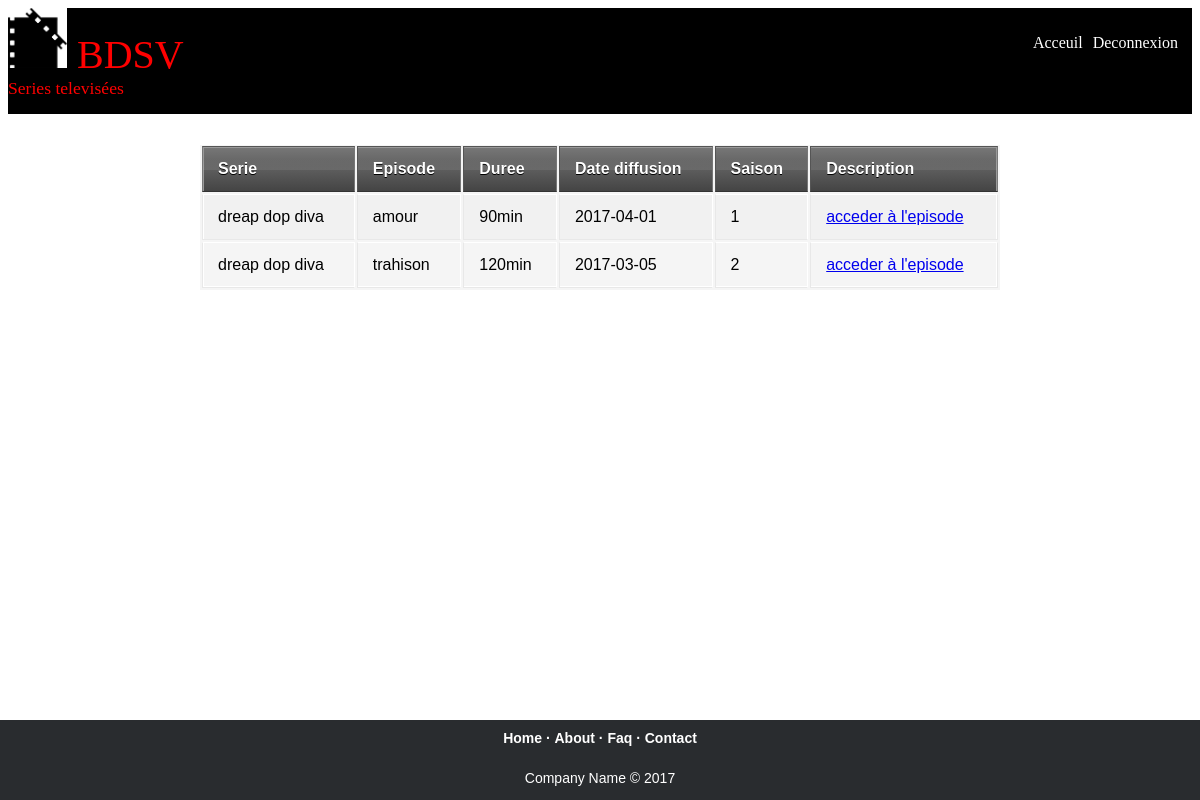
The page /listepisodes.php?TITRE_SERIE=dreap dop diva on the database its author committed.
### tables this page shows
CREATE TABLE IF NOT EXISTS `episode` (
  `TITRE_SERIE` varchar(50) DEFAULT NULL,
  `TITRE_EPISODE` varchar(100) NOT NULL DEFAULT '',
  `DUREE` int(11) DEFAULT NULL,
  `DATE_DIFFUSION` date DEFAULT NULL,
  `resume` varchar(200) DEFAULT NULL,
  `NUMERO_SAISON` varchar(2) DEFAULT NULL,
  PRIMARY KEY (`TITRE_EPISODE`),
  KEY `TITRE_SERIE` (`TITRE_SERIE`),
  KEY `NUMERO_SAISON` (`NUMERO_SAISON`),
  KEY `TITRE_EPISODE` (`TITRE_EPISODE`),
  KEY `TITRE_SERIE_2` (`TITRE_SERIE`)
);

### listepisodes.php (the view, shortened to what this page needs)
<!DOCTYPE html>
<html >
  <head>
	 <link rel="stylesheet" type="text/css" href="css/style.css">
  </head>
  <body>
    <header>
				<div id="titre_principal">
                     <div id="logo">
                        <img src="images/logo1.jpg" alt="Logo cinema" />
                        <h1>BDSV</h1>
                      </div>
                    <h2>Series televisées </h2>
                     <div id="droite">
				        <nav>
                        <ul>
                        <li><a href="index1.php">Acceuil</a></li>
                        <li><a href="deconnexion.php">Deconnexion</a></li>
                        </ul>
                        </nav>
				      </div>
                 </div>
    </header>
                 <table class="table">
                   <thead>
                     <tr>
					  <th>Serie</th>
                      <th>Episode </th>
					  <th>Duree </th>
                      <th>Date diffusion</th>
                      <th>Saison</th>
					  <th>Description</th>
                      </tr>
                    </thead>
                    <tbody>
                     	 <?php
try
{
$bdd = new PDO('mysql:host=localhost;dbname=cinema;charset=utf8', 'root', '');
}
catch(Exception $e)
{
        die('Erreur : '.$e->getMessage());
}
$id = $_REQUEST['TITRE_SERIE'];
$reponse = $bdd->query('SELECT * FROM episode where TITRE_SERIE="'.$id.'"');
while ($donnees = $reponse->fetch())
{
?>
                      <tr>
						<td> <?php echo $donnees['TITRE_SERIE']; ?></td>
                        <td> <?php echo $donnees['TITRE_EPISODE']; ?></td>
                        <td> <?php echo $donnees['DUREE'].'min'; ?></td>
						<td> <?php echo $donnees['DATE_DIFFUSION']; ?></td>
						<td> <?php echo $donnees['NUMERO_SAISON']; ?></td>
<td><a href="episode.php?TITRE_EPISODE=<?php echo $donnees['TITRE_EPISODE']; ?> " > acceder à l'episode </a> </td>
                      </tr>
<?php
}
?>
                     </tbody>
                   </table>
<footer class="footer">
			<div class="footer-centre">
				<p class="footer-links">
					<a href="#">Home</a>
					·
					<a href="#">About</a>
					·
					<a href="#">Faq</a>
					·
					<a href="#">Contact</a>
				</p>
				<p>Company Name © 2017 </p>
			</div>
</footer>
  </body>
</html>

### css/style.css (style rules this page uses)
body { background-image: url("http://cdn.wallpapersafari.com/50/68/ecUsXL.jpg"); font-family: 'Trebuchet MS', Arial, sans-serif; }
section h1, nav a { font-family: Dayrom, serif; font-weight: normal; }
header { background-color :black ; display: flex; justify-content: space-between; align-items: flex-end; }
#titre_principal { display: flex; flex-direction: column; }
#logo { display: flex; flex-direction: row; align-items: baseline; }
#logo img { width: 59px; height: 60px; }
header h1 { font-family: 'BallparkWeiner', serif; font-size: 2.5em; font-weight: normal; color : red ; margin: 0 0 0 10px; }
header h2 { font-family: Dayrom, serif; font-size: 1.1em; margin-top: 0px; font-weight: normal; color:red ; }
* { box-sizing:border-box; }
#droite { position:absolute; right:1%; top:1.1em; }
nav ul { list-style-type: none; display: flex; }
nav li { margin-right: 10px; }
nav a { color: white; padding-bottom: 3px; text-decoration: none; }
footer { position:absolute; bottom:0; right:0; left:0; background-color :black; color: white; }
.footer { background-color: #292c2f; box-shadow: 0 1px 1px 0 rgba(0, 0, 0, 0.12); box-sizing: border-box; width: 100%; text-align: center; font: normal 14px sans-serif; margin-top: 100px; }
.footer p.footer-links { font-weight: bold; color: #ffffff; padding: 10px 0 10px; margin: 0 }
.footer p.footer-links a { display:inline-block; text-decoration: none; color: inherit; }
table { background: #f5f5f5; border-collapse: separate; box-shadow: inset 0 1px 0 #fff; font-size: 16px; line-height: 24px; margin: 30px auto; text-align: left; width: 800px; }
th { background: url(http://jackrugile.com/images/misc/noise-diagonal.png), linear-gradient(#777, #444); border-left: 1px solid #555; border-right: 1px solid #777; border-top: 1px solid #555; border-bottom: 1px solid #333; box-shadow: inset 0 1px 0 #999; color: #fff; font-weight: bold; padding: 10px 15px; position: relative; text-shadow: 0 1px 0 #000; }
th:after { background: linear-gradient(rgba(255,255,255,0), rgba(255,255,255,.08)); content: ''; display: block; height: 25%; left: 0; margin: 1px 0 0 0; position: absolute; top: 25%; width: 100%; }
th:first-child { border-left: 1px solid #777; box-shadow: inset 1px 1px 0 #999; }
th:last-child { box-shadow: inset -1px 1px 0 #999; }
td { border-right: 1px solid #fff; border-left: 1px solid #e8e8e8; border-top: 1px solid #fff; border-bottom: 1px solid #e8e8e8; padding: 10px 15px; position: relative; transition: all 300ms; }
td:first-child { box-shadow: inset 1px 0 0 #fff; }
td:last-child { border-right: 1px solid #e8e8e8; box-shadow: inset -1px 0 0 #fff; }
tr { background: url(http://jackrugile.com/images/misc/noise-diagonal.png); }
tr:nth-child(odd) td { background: #f1f1f1 url(http://jackrugile.com/images/misc/noise-diagonal.png); }
tr:last-of-type td { box-shadow: inset 0 -1px 0 #fff; }
tr:last-of-type td:first-child { box-shadow: inset 1px -1px 0 #fff; }
tr:last-of-type td:last-child { box-shadow: inset -1px -1px 0 #fff; }
h1 { margin: 10px 0 0 0; }

### rows shown on the page
episode: TITRE_SERIE "dreap dop diva", TITRE_EPISODE "amour", DUREE "90", DATE_DIFFUSION "2017-04-01", NUMERO_SAISON "1"
episode: TITRE_SERIE "dreap dop diva", TITRE_EPISODE "trahison", DUREE "120", DATE_DIFFUSION "2017-03-05", NUMERO_SAISON "2"
